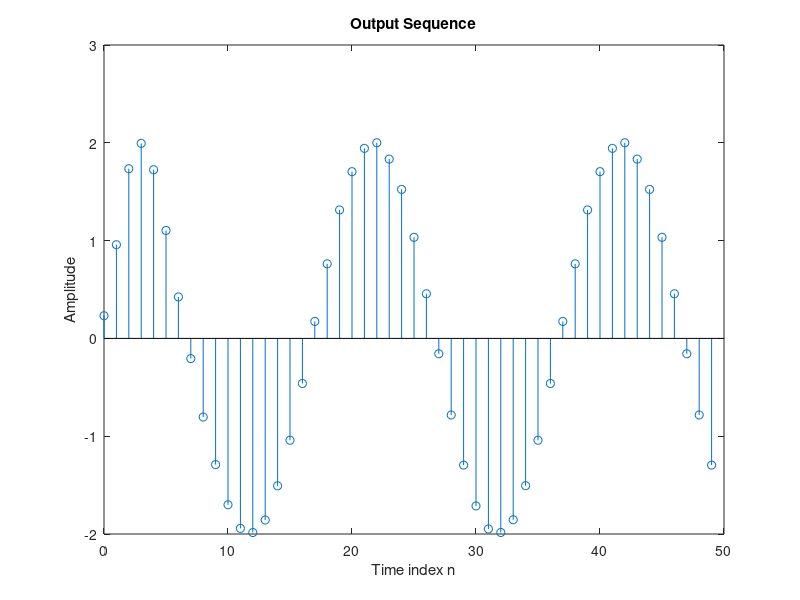

Write MATLAB code to recreate this figure.
% Program 11_5
% Illustration of Overlap-Add Filtering Approach
%
k = 1:50;
w1 = 0.8*pi; w2 = 0.1*pi;
A = 1.5;B = 2.0;
x1 = A*cos(w1*(k-1)); x2 = B*cos(w2*(k-1));
x = x1+x2;
xs = zeros(10,5);
xs(:) = x;
si = [0 0 0];
b = 0.0662272*[1 3 3 1];
a = [1 -0.9356142 0.5671269 -0.10159107];
for n = 1:5
   for m = 1:10
 [ys(m,n),sf] = filter(b,a,xs(m,n),si);
 si = sf;
   end
end
y = ys(:);
stem(k-1,y);
xlabel('Time index n'); ylabel('Amplitude');
title('Output Sequence');
